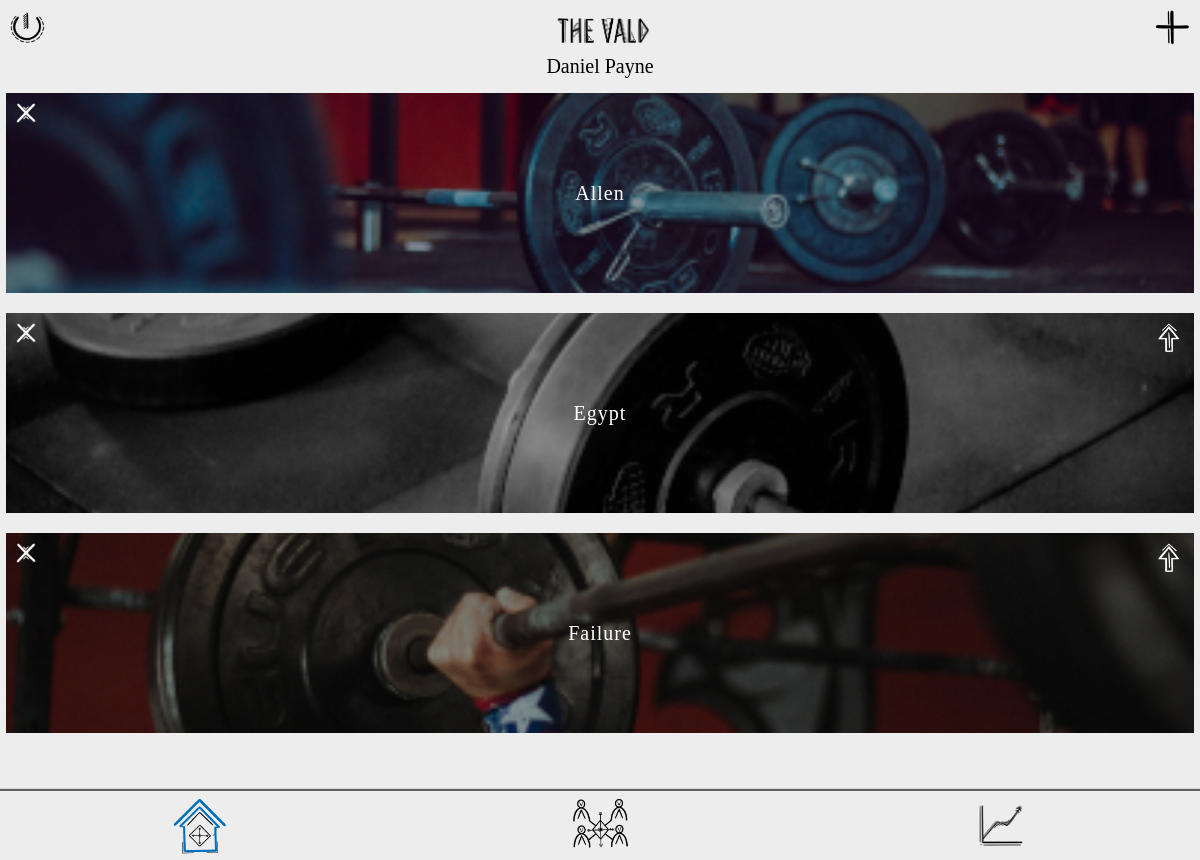
Screenshot of /main (signed in) with the database file from the repository.
### create_db_wo.py (models this page shows)
class User(UserMixin, Base):
	__tablename__ = 'user'
	name_first = Column(
		String(80), nullable = False)
	name_last = Column(
		String(80), nullable = False)
	email = Column(
		String(180), nullable = False)
	p = Column(
		String(80), nullable = False)
	is_validated = Column(
		String(80), default = 'no')
	initial_key = Column(
		BigInteger)
	pValid = Column(
		Integer, default = 1 )
	profile_picture = Column(
		String(180))
	starting_weight = Column(
		Integer)
	current_weight = Column(
		String(180))
	goal_photo_ini = Column(
		String(180))
	goal_photo_2 = Column(
		String(180))
	goal_photo_3 = Column(
		String(180))
	e_rated = Column(
		Text())
	r_1 = Column(
		Text())
	r_2 = Column(
		Text())
	r_3 = Column(
		Integer)
	r_4 = Column(
		Integer)
	id = Column(
		Integer, primary_key = True)

class W(Base):
	__tablename__ = 'w'
	name = Column(
		String(180))
	owner_id = Column(
		Integer, ForeignKey('user.id'))
	user = relationship(User)
	has_weeks = Column(
		Boolean, default = True )
	uploaded = Column(
		Boolean, default = False)
	original_owner = Column(
		Integer, default = 0)
	rating = Column (
		Integer, default = 0)
	description = Column(
		Text())
	full_body = Column(
		Boolean, default = False)
	upper_body = Column(
		Boolean, default = False)
	lower_body = Column(
		Boolean, default = False)
	featured = Column(
		Boolean, default = False)
	download_count = Column(
		Integer, default = 0)
	r_1 = Column(
		Text())
	r_2 = Column(
		Text())
	r_3 = Column(
		Integer)
	r_4 = Column(
		Integer)
	id = Column(
		Integer, primary_key = True)

### workoutServer.py (the view)
@app.route('/main')
@login_required
def main():
	print('inside main')
	user_default = session.query(User).filter_by(id = current_user.id).one()
	print(str(user_default.name_first))
	all_w = get_usr_workouts()
	all_e = session.query(E).all()
	imageTester = ['za1.jpg','za2.jpg','za3.jpg','za4.jpg','za5.jpg','za6.jpg','za7.jpg']
	return render_template('main.html', users_workouts = all_w, all_e = all_e, user = user_default, images = imageTester, all_exercises = all_e)

### workoutServer.py (called while the page is built)
@login_manager.user_loader
def load_user(id):
    user = session.query(User).filter_by(id = id).one()
    return user

@app.teardown_request
def remove_session(ex=None):
    session.remove()

def get_cur_user():
	this_user = session.query(User).filter_by(id = current_user.id).one()
	return this_user

def get_usr_workouts():
	this_user = get_cur_user()
	usr_workouts = session.query(W).filter_by(owner_id = this_user.id).all()
	return usr_workouts

### templates/main.html (shortened to what this page needs)
<!DOCTYPE html>
<html>
<head>
	<link rel="stylesheet" type="text/css" href="{{ url_for('static', filename='default.css') }}">
  <link rel="stylesheet" type=text/css media="screen and (max-width:950px)" href="{{ url_for('static', filename='defaultSmall.css') }}">
</head>
<body>
<div class='topBar'>
  <div id='logoffIcon' class='pullDown' onclick="logoutAsk()" ></div>
  <div id='addIcon2' class='pullDown' onclick="createWorkout()" ></div>
  <div id = 'ws_nameMain'><div id = 'aboveNameMain'></div>
        <div id = 'undernameMain'>{{user.name_first}} {{user.name_last}}</div>
      </div>
  </div>
  <div class= indexMain id = "mainImage">
        <div id="mainContent">
  {% for w in range ( 0, users_workouts|length) %}
  <div id = 'mainSquaresBodyMain' class =pullDown>
      <div class = 'mainSquareMain'>
        <div class="button-container-13" id = 'showDates'>
          {% if users_workouts[w].original_owner == user.id and users_workouts[w].uploaded == False %}
           <a href="{{url_for('upload_workout', workout_id = users_workouts[w].id)}}"><div id='uploadIcon' class='pullDown' ></div></a>
           {% endif %}
           <a href="{{url_for('del_Workout_Confirm', workout_id = users_workouts[w].id)}}"> <div id='deleteButtonIcon' class='pullDown' onclick="loading()" ></div></a>
            <a href = "{{url_for('workout', id = users_workouts[w].id)}}">
              <button id='mainSquareButtonMain' type="button" name="Hover" style="background-image:url({{url_for('static', filename = images[w])}})">{{users_workouts[w].name.capitalize()}}</button>
            </a>
          </div>
      </div>
    </div>
  {% endfor %}
  <div id =fillerBar></div>
  <br>
</div>
  </div>
 <div class = 'bottomBarNew'>
   <div id = 'homeContainer' ><div id = 'homeButton'></div><div id = 'homeOnButton'></div></div>
   <div id = 'communityContainer' onclick="community()"><div id = 'communityButton'></div><div id = 'communityOnButton'></div></div>
    <div id = 'graphContainer' onclick="graphs()"><div id = 'graphButton'></div><div id = 'graphOnButton'></div></div>
 </div>
</body>
</html>

### rows the page displays
User: name_first "Daniel", name_last "Payne"
W: name "Allen"
W: original_owner 1 (drawn), name "Egypt"
W: original_owner 1 (drawn), name "Failure"
